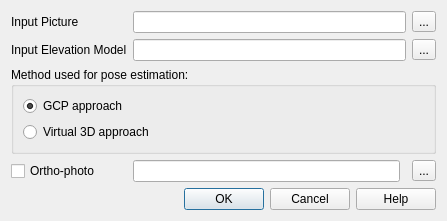
<?xml version="1.0" encoding="UTF-8"?>
<ui version="4.0">
 <class>Dialog</class>
 <widget class="QDialog" name="Dialog">
  <property name="geometry">
   <rect>
    <x>0</x>
    <y>0</y>
    <width>447</width>
    <height>195</height>
   </rect>
  </property>
  <property name="windowTitle">
   <string>Dialog</string>
  </property>
  <layout class="QGridLayout" name="gridLayout">
   <item row="0" column="1" colspan="2">
    <widget class="QLineEdit" name="lineEdit"/>
   </item>
   <item row="1" column="0">
    <widget class="QLabel" name="labelDEM">
     <property name="text">
      <string>Input Elevation Model</string>
     </property>
    </widget>
   </item>
   <item row="0" column="0">
    <widget class="QLabel" name="label">
     <property name="text">
      <string>Input Picture</string>
     </property>
    </widget>
   </item>
   <item row="1" column="3">
    <widget class="QToolButton" name="toolButtonDEM">
     <property name="text">
      <string>...</string>
     </property>
    </widget>
   </item>
   <item row="0" column="3">
    <widget class="QToolButton" name="toolButton">
     <property name="text">
      <string>...</string>
     </property>
    </widget>
   </item>
   <item row="4" column="0" colspan="4">
    <widget class="QDialogButtonBox" name="buttonBox">
     <property name="orientation">
      <enum>Qt::Horizontal</enum>
     </property>
     <property name="standardButtons">
      <set>QDialogButtonBox::Cancel|QDialogButtonBox::Help|QDialogButtonBox::Ok</set>
     </property>
    </widget>
   </item>
   <item row="1" column="1" colspan="2">
    <widget class="QLineEdit" name="lineEditDEM"/>
   </item>
   <item row="2" column="0" colspan="4">
    <widget class="QGroupBox" name="groupBox">
     <property name="title">
      <string>Method used for pose estimation:</string>
     </property>
     <layout class="QGridLayout" name="gridLayout_2">
      <item row="0" column="0" rowspan="2" colspan="2">
       <widget class="QRadioButton" name="radioButton">
        <property name="text">
         <string>GCP approach</string>
        </property>
        <property name="checked">
         <bool>true</bool>
        </property>
        <attribute name="buttonGroup">
         <string notr="true">buttonGroup</string>
        </attribute>
       </widget>
      </item>
      <item row="2" column="0">
       <widget class="QRadioButton" name="radioButton_2">
        <property name="text">
         <string>Virtual 3D approach</string>
        </property>
        <attribute name="buttonGroup">
         <string notr="true">buttonGroup</string>
        </attribute>
       </widget>
      </item>
     </layout>
    </widget>
   </item>
   <item row="3" column="0">
    <widget class="QCheckBox" name="checkBox">
     <property name="text">
      <string>Ortho-photo</string>
     </property>
    </widget>
   </item>
   <item row="3" column="1">
    <widget class="QLineEdit" name="lineEdit_2"/>
   </item>
   <item row="3" column="3">
    <widget class="QToolButton" name="toolButton_2">
     <property name="text">
      <string>...</string>
     </property>
    </widget>
   </item>
  </layout>
 </widget>
 <resources/>
 <connections>
  <connection>
   <sender>buttonBox</sender>
   <signal>accepted()</signal>
   <receiver>Dialog</receiver>
   <slot>accept()</slot>
   <hints>
    <hint type="sourcelabel">
     <x>248</x>
     <y>254</y>
    </hint>
    <hint type="destinationlabel">
     <x>157</x>
     <y>274</y>
    </hint>
   </hints>
  </connection>
  <connection>
   <sender>buttonBox</sender>
   <signal>rejected()</signal>
   <receiver>Dialog</receiver>
   <slot>reject()</slot>
   <hints>
    <hint type="sourcelabel">
     <x>316</x>
     <y>260</y>
    </hint>
    <hint type="destinationlabel">
     <x>286</x>
     <y>274</y>
    </hint>
   </hints>
  </connection>
 </connections>
 <buttongroups>
  <buttongroup name="buttonGroup"/>
 </buttongroups>
</ui>
